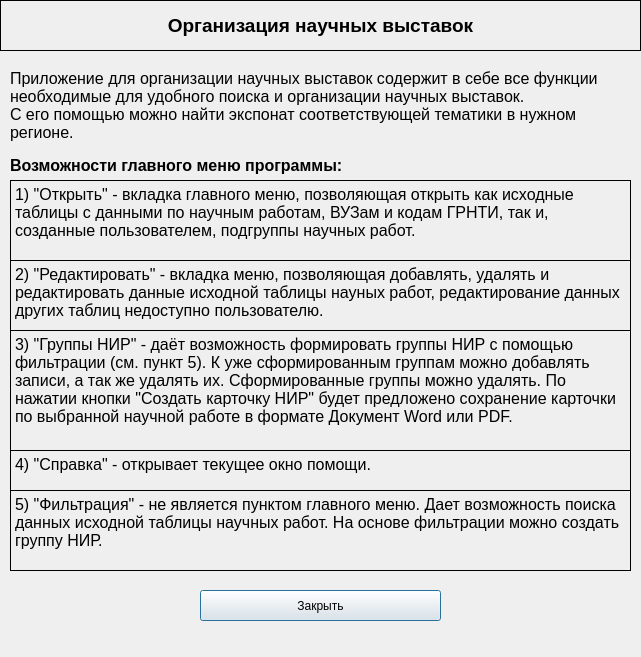
<?xml version="1.0" encoding="UTF-8"?>
<ui version="4.0">
 <class>Dialog</class>
 <widget class="QDialog" name="Dialog">
  <property name="geometry">
   <rect>
    <x>0</x>
    <y>0</y>
    <width>641</width>
    <height>657</height>
   </rect>
  </property>
  <property name="minimumSize">
   <size>
    <width>641</width>
    <height>590</height>
   </size>
  </property>
  <property name="maximumSize">
   <size>
    <width>641</width>
    <height>657</height>
   </size>
  </property>
  <property name="sizeIncrement">
   <size>
    <width>641</width>
    <height>570</height>
   </size>
  </property>
  <property name="font">
   <font>
    <kerning>true</kerning>
   </font>
  </property>
  <property name="windowTitle">
   <string>Помощь</string>
  </property>
  <property name="windowIcon">
   <iconset>
    <normaloff>image/help-icon.png</normaloff>image/help-icon.png</iconset>
  </property>
  <property name="styleSheet">
   <string notr="true"/>
  </property>
  <widget class="QLabel" name="label">
   <property name="geometry">
    <rect>
     <x>0</x>
     <y>0</y>
     <width>641</width>
     <height>51</height>
    </rect>
   </property>
   <property name="font">
    <font>
     <pointsize>14</pointsize>
     <bold>true</bold>
     <kerning>true</kerning>
    </font>
   </property>
   <property name="frameShape">
    <enum>QFrame::Box</enum>
   </property>
   <property name="lineWidth">
    <number>1</number>
   </property>
   <property name="text">
    <string>Организация научных выставок</string>
   </property>
   <property name="alignment">
    <set>Qt::AlignCenter</set>
   </property>
  </widget>
  <widget class="QLabel" name="label_2">
   <property name="geometry">
    <rect>
     <x>10</x>
     <y>60</y>
     <width>621</width>
     <height>91</height>
    </rect>
   </property>
   <property name="font">
    <font>
     <pointsize>12</pointsize>
     <kerning>true</kerning>
    </font>
   </property>
   <property name="text">
    <string>Приложение для организации научных выставок содержит в себе все функции необходимые для удобного поиска и организации научных выставок.
С его помощью можно найти экспонат соответствующей тематики в нужном регионе.</string>
   </property>
   <property name="wordWrap">
    <bool>true</bool>
   </property>
  </widget>
  <widget class="QLabel" name="label_3">
   <property name="geometry">
    <rect>
     <x>10</x>
     <y>150</y>
     <width>341</width>
     <height>31</height>
    </rect>
   </property>
   <property name="font">
    <font>
     <pointsize>12</pointsize>
     <bold>true</bold>
     <stylestrategy>PreferDefault</stylestrategy>
     <kerning>true</kerning>
    </font>
   </property>
   <property name="text">
    <string>Возможности главного меню программы:</string>
   </property>
  </widget>
  <widget class="QLabel" name="label_4">
   <property name="geometry">
    <rect>
     <x>10</x>
     <y>180</y>
     <width>621</width>
     <height>81</height>
    </rect>
   </property>
   <property name="font">
    <font>
     <pointsize>12</pointsize>
     <bold>false</bold>
     <kerning>true</kerning>
    </font>
   </property>
   <property name="frameShape">
    <enum>QFrame::Box</enum>
   </property>
   <property name="text">
    <string>1) &quot;Открыть&quot; - вкладка главного меню, позволяющая открыть как исходные таблицы с данными по научным работам, ВУЗам и кодам ГРНТИ, так и, созданные пользователем, подгруппы научных работ.</string>
   </property>
   <property name="alignment">
    <set>Qt::AlignLeading|Qt::AlignLeft|Qt::AlignTop</set>
   </property>
   <property name="wordWrap">
    <bool>true</bool>
   </property>
  </widget>
  <widget class="QLabel" name="label_5">
   <property name="geometry">
    <rect>
     <x>10</x>
     <y>260</y>
     <width>621</width>
     <height>71</height>
    </rect>
   </property>
   <property name="font">
    <font>
     <pointsize>12</pointsize>
     <bold>false</bold>
     <kerning>true</kerning>
    </font>
   </property>
   <property name="frameShape">
    <enum>QFrame::Box</enum>
   </property>
   <property name="text">
    <string>2) &quot;Редактировать&quot; - вкладка меню, позволяющая добавлять, удалять и редактировать данные исходной таблицы науных работ, редактирование данных других таблиц недоступно пользователю.</string>
   </property>
   <property name="alignment">
    <set>Qt::AlignLeading|Qt::AlignLeft|Qt::AlignTop</set>
   </property>
   <property name="wordWrap">
    <bool>true</bool>
   </property>
  </widget>
  <widget class="QLabel" name="label_6">
   <property name="geometry">
    <rect>
     <x>10</x>
     <y>330</y>
     <width>621</width>
     <height>121</height>
    </rect>
   </property>
   <property name="font">
    <font>
     <pointsize>12</pointsize>
     <bold>false</bold>
     <kerning>true</kerning>
    </font>
   </property>
   <property name="frameShape">
    <enum>QFrame::Box</enum>
   </property>
   <property name="text">
    <string>3) &quot;Группы НИР&quot; - даёт возможность формировать группы НИР с помощью фильтрации (см. пункт 5). К уже сформированным группам можно добавлять записи, а так же удалять их. Сформированные группы можно удалять. По нажатии кнопки &quot;Создать карточку НИР&quot; будет предложено сохранение карточки по выбранной научной работе в формате Документ Word или PDF.</string>
   </property>
   <property name="alignment">
    <set>Qt::AlignLeading|Qt::AlignLeft|Qt::AlignTop</set>
   </property>
   <property name="wordWrap">
    <bool>true</bool>
   </property>
  </widget>
  <widget class="QLabel" name="label_7">
   <property name="geometry">
    <rect>
     <x>10</x>
     <y>450</y>
     <width>621</width>
     <height>41</height>
    </rect>
   </property>
   <property name="font">
    <font>
     <pointsize>12</pointsize>
     <bold>false</bold>
     <kerning>true</kerning>
    </font>
   </property>
   <property name="frameShape">
    <enum>QFrame::Box</enum>
   </property>
   <property name="text">
    <string>4) &quot;Справка&quot; - открывает текущее окно помощи.</string>
   </property>
   <property name="alignment">
    <set>Qt::AlignLeading|Qt::AlignLeft|Qt::AlignTop</set>
   </property>
   <property name="wordWrap">
    <bool>true</bool>
   </property>
  </widget>
  <widget class="QLabel" name="label_8">
   <property name="geometry">
    <rect>
     <x>10</x>
     <y>490</y>
     <width>621</width>
     <height>81</height>
    </rect>
   </property>
   <property name="font">
    <font>
     <pointsize>12</pointsize>
     <bold>false</bold>
     <kerning>true</kerning>
    </font>
   </property>
   <property name="frameShape">
    <enum>QFrame::Box</enum>
   </property>
   <property name="text">
    <string>5) &quot;Фильтрация&quot; - не является пунктом главного меню. Дает возможность поиска данных исходной таблицы научных работ. На основе фильтрации можно создать группу НИР.</string>
   </property>
   <property name="alignment">
    <set>Qt::AlignLeading|Qt::AlignLeft|Qt::AlignTop</set>
   </property>
   <property name="wordWrap">
    <bool>true</bool>
   </property>
  </widget>
  <widget class="QPushButton" name="close_bn">
   <property name="geometry">
    <rect>
     <x>200</x>
     <y>590</y>
     <width>241</width>
     <height>31</height>
    </rect>
   </property>
   <property name="text">
    <string>Закрыть</string>
   </property>
  </widget>
 </widget>
 <resources/>
 <connections/>
</ui>
